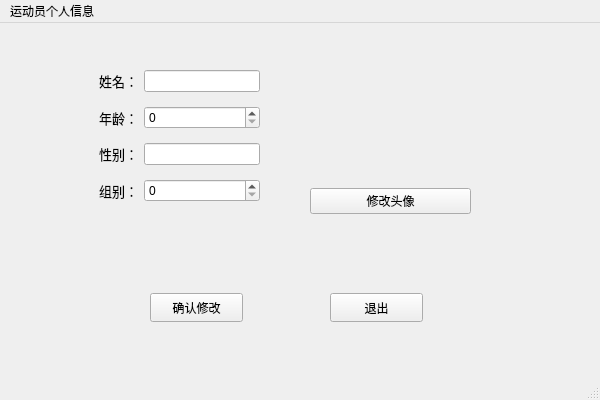
<?xml version="1.0" encoding="UTF-8"?>
<ui version="4.0">
 <class>xiu</class>
 <widget class="QMainWindow" name="xiu">
  <property name="geometry">
   <rect>
    <x>0</x>
    <y>0</y>
    <width>600</width>
    <height>400</height>
   </rect>
  </property>
  <property name="windowTitle">
   <string>MainWindow</string>
  </property>
  <widget class="QWidget" name="centralwidget">
   <widget class="QPushButton" name="pushButton">
    <property name="geometry">
     <rect>
      <x>150</x>
      <y>270</y>
      <width>93</width>
      <height>29</height>
     </rect>
    </property>
    <property name="text">
     <string>确认修改</string>
    </property>
   </widget>
   <widget class="QPushButton" name="pushButton_2">
    <property name="geometry">
     <rect>
      <x>330</x>
      <y>270</y>
      <width>93</width>
      <height>29</height>
     </rect>
    </property>
    <property name="text">
     <string>退出</string>
    </property>
   </widget>
   <widget class="QLabel" name="label_7">
    <property name="geometry">
     <rect>
      <x>220</x>
      <y>230</y>
      <width>121</width>
      <height>20</height>
     </rect>
    </property>
    <property name="text">
     <string/>
    </property>
   </widget>
   <widget class="QWidget" name="gridLayoutWidget">
    <property name="geometry">
     <rect>
      <x>99</x>
      <y>39</y>
      <width>161</width>
      <height>151</height>
     </rect>
    </property>
    <layout class="QGridLayout" name="gridLayout">
     <item row="2" column="1">
      <widget class="QLineEdit" name="lineEdit_2"/>
     </item>
     <item row="0" column="1">
      <widget class="QLineEdit" name="lineEdit"/>
     </item>
     <item row="3" column="0">
      <widget class="QLabel" name="label_4">
       <property name="font">
        <font>
         <pointsize>10</pointsize>
        </font>
       </property>
       <property name="text">
        <string>组别：</string>
       </property>
       <property name="alignment">
        <set>Qt::AlignRight|Qt::AlignTrailing|Qt::AlignVCenter</set>
       </property>
      </widget>
     </item>
     <item row="2" column="0">
      <widget class="QLabel" name="label_3">
       <property name="font">
        <font>
         <pointsize>10</pointsize>
        </font>
       </property>
       <property name="text">
        <string>性别：</string>
       </property>
       <property name="alignment">
        <set>Qt::AlignRight|Qt::AlignTrailing|Qt::AlignVCenter</set>
       </property>
      </widget>
     </item>
     <item row="0" column="0">
      <widget class="QLabel" name="label">
       <property name="font">
        <font>
         <pointsize>10</pointsize>
        </font>
       </property>
       <property name="text">
        <string>姓名：</string>
       </property>
       <property name="alignment">
        <set>Qt::AlignRight|Qt::AlignTrailing|Qt::AlignVCenter</set>
       </property>
      </widget>
     </item>
     <item row="1" column="0">
      <widget class="QLabel" name="label_2">
       <property name="font">
        <font>
         <pointsize>10</pointsize>
        </font>
       </property>
       <property name="text">
        <string>年龄：</string>
       </property>
       <property name="alignment">
        <set>Qt::AlignRight|Qt::AlignTrailing|Qt::AlignVCenter</set>
       </property>
      </widget>
     </item>
     <item row="3" column="1">
      <widget class="QSpinBox" name="spinBox_2"/>
     </item>
     <item row="1" column="1">
      <widget class="QSpinBox" name="spinBox"/>
     </item>
    </layout>
   </widget>
   <widget class="QWidget" name="verticalLayoutWidget">
    <property name="geometry">
     <rect>
      <x>310</x>
      <y>40</y>
      <width>161</width>
      <height>151</height>
     </rect>
    </property>
    <layout class="QVBoxLayout" name="verticalLayout">
     <item>
      <widget class="QLabel" name="label_5">
       <property name="minimumSize">
        <size>
         <width>80</width>
         <height>110</height>
        </size>
       </property>
       <property name="text">
        <string/>
       </property>
      </widget>
     </item>
     <item>
      <widget class="QPushButton" name="pushButton_3">
       <property name="text">
        <string>修改头像</string>
       </property>
      </widget>
     </item>
    </layout>
   </widget>
  </widget>
  <widget class="QMenuBar" name="menubar">
   <property name="geometry">
    <rect>
     <x>0</x>
     <y>0</y>
     <width>600</width>
     <height>21</height>
    </rect>
   </property>
   <widget class="QMenu" name="menu">
    <property name="title">
     <string>运动员个人信息</string>
    </property>
   </widget>
   <addaction name="menu"/>
  </widget>
  <widget class="QStatusBar" name="statusbar"/>
 </widget>
 <resources/>
 <connections/>
</ui>
